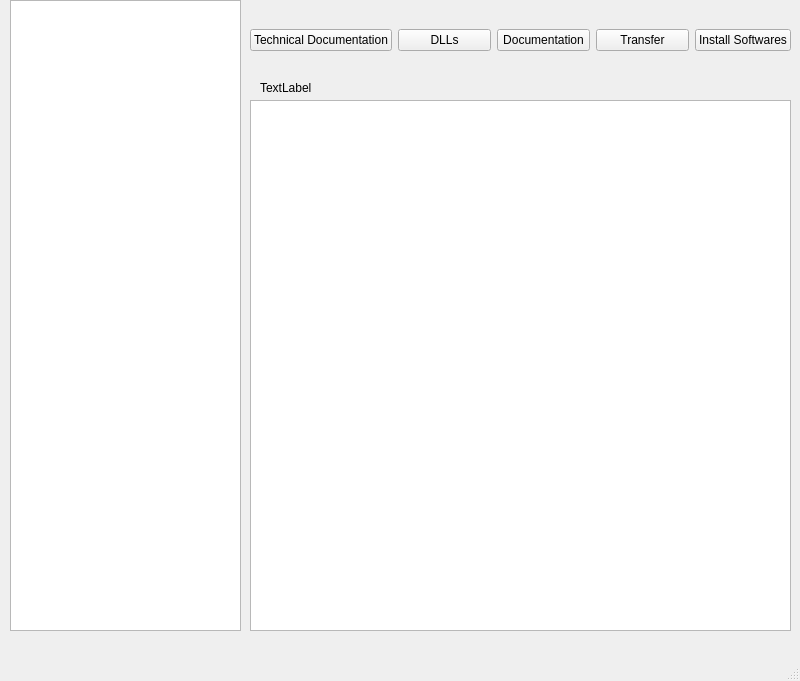
<?xml version="1.0" encoding="UTF-8"?>
<ui version="4.0">
 <class>MainWindow</class>
 <widget class="QMainWindow" name="MainWindow">
  <property name="geometry">
   <rect>
    <x>0</x>
    <y>0</y>
    <width>800</width>
    <height>681</height>
   </rect>
  </property>
  <property name="windowTitle">
   <string>MainWindow</string>
  </property>
  <widget class="QWidget" name="centralwidget">
   <widget class="QTreeView" name="treeView">
    <property name="geometry">
     <rect>
      <x>10</x>
      <y>0</y>
      <width>231</width>
      <height>631</height>
     </rect>
    </property>
   </widget>
   <widget class="QListWidget" name="listWidget">
    <property name="geometry">
     <rect>
      <x>250</x>
      <y>100</y>
      <width>541</width>
      <height>531</height>
     </rect>
    </property>
   </widget>
   <widget class="QLabel" name="label">
    <property name="geometry">
     <rect>
      <x>260</x>
      <y>80</y>
      <width>141</width>
      <height>16</height>
     </rect>
    </property>
    <property name="text">
     <string>TextLabel</string>
    </property>
   </widget>
   <widget class="QWidget" name="">
    <property name="geometry">
     <rect>
      <x>250</x>
      <y>10</y>
      <width>541</width>
      <height>61</height>
     </rect>
    </property>
    <layout class="QHBoxLayout" name="horizontalLayout">
     <item>
      <widget class="QPushButton" name="pushButton_4">
       <property name="text">
        <string>Technical Documentation</string>
       </property>
      </widget>
     </item>
     <item>
      <widget class="QPushButton" name="pushButton">
       <property name="text">
        <string>DLLs</string>
       </property>
      </widget>
     </item>
     <item>
      <widget class="QPushButton" name="pushButton_2">
       <property name="text">
        <string>Documentation</string>
       </property>
      </widget>
     </item>
     <item>
      <widget class="QPushButton" name="pushButton_5">
       <property name="text">
        <string>Transfer</string>
       </property>
      </widget>
     </item>
     <item>
      <widget class="QPushButton" name="pushButton_3">
       <property name="text">
        <string>Install Softwares</string>
       </property>
      </widget>
     </item>
    </layout>
   </widget>
  </widget>
  <widget class="QMenuBar" name="menubar">
   <property name="geometry">
    <rect>
     <x>0</x>
     <y>0</y>
     <width>800</width>
     <height>21</height>
    </rect>
   </property>
  </widget>
  <widget class="QStatusBar" name="statusbar"/>
 </widget>
 <resources/>
 <connections/>
</ui>
